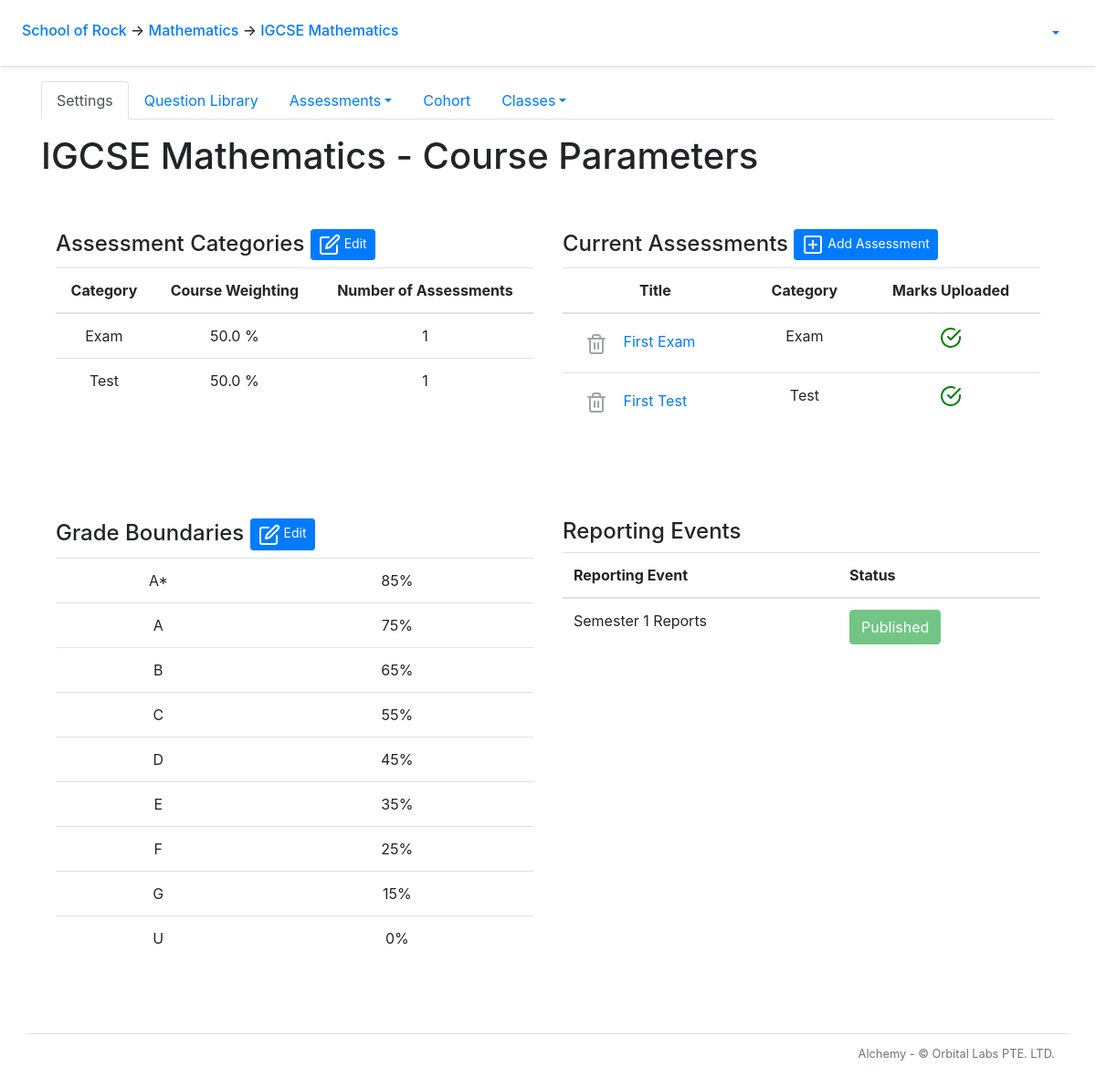
Screenshot of /course/2/ with the database file from the repository.
### alchemy/models.py (models this page shows, shortened)
class School(db.Model):
    __tablename__ = 'school'
    id = db.Column(db.Integer, primary_key=True)
    name = db.Column(db.String(50))
    departments = db.relationship('Department', backref='school')
    snapshots = db.relationship('Snapshot', backref='school')

class Department(db.Model):
    __tablename__ = 'department'
    id = db.Column(db.Integer, primary_key=True)
    name = db.Column(db.String(50))
    school_id = db.Column(db.Integer, db.ForeignKey('school.id'))
    courses = db.relationship('Course', backref='department')

class Course(db.Model):
    __tablename__ = 'course'
    id = db.Column(db.Integer, primary_key=True)
    name = db.Column(db.String(20), nullable=False)
    department_id = db.Column(db.Integer, db.ForeignKey('department.id'))
    questions = db.relationship('Question', backref = 'q_course')
    tags = db.relationship('Tag', backref='tag_course')
    clazzes = db.relationship('Clazz', backref='course')
    papers = db.relationship('Paper', backref='course')
    grade_levels = db.relationship('GradeLevel', backref='grade_levels')
    assessment_categories = db.relationship('AssessmentCategory', backref='assessment_categories')
    checkpoints = db.relationship('Checkpoint', backref='course')
    def order_grade_levels(self):
        self.grade_levels.sort(key=lambda x: x.lower_bound,  reverse = True)

class AssessmentCategory(db.Model):
    __tablename__ = 'assessment_category'
    id = db.Column(db.Integer, primary_key=True)
    name = db.Column(db.String())
    weight = db.Column(db.Float)
    course_id = db.Column(db.Integer, db.ForeignKey('course.id'), nullable=False)
    papers = db.relationship('Paper', back_populates='category')

class Paper(db.Model):
    __tablename__ = 'paper'
    id = db.Column(db.Integer, primary_key=True)
    title = db.Column(db.String(50), nullable=False)
    scores = db.relationship('Score', backref='paper')
    paper_questions = db.relationship('PaperQuestion',
            order_by='PaperQuestion.order_number',
            collection_class=ordering_list('order_number', count_from=1))
    course_id = db.Column(db.Integer, db.ForeignKey('course.id'))
    category_id = db.Column(db.Integer, db.ForeignKey('assessment_category.id'), nullable=False)
    category = db.relationship('AssessmentCategory', back_populates='papers')
    checkpoints = db.relationship('Checkpoint', secondary=checkpoints_papers, back_populates='papers')
    @sqlalchemy.orm.reconstructor
    def __paper_construct__(self):
        self.build_profile()
    def build_profile(self):
        self.profile = paper_profile.PaperProfile()
        self.profile.total_questions = len(self.paper_questions)
        tag_list = []
        for pq in self.paper_questions:
            if len(pq.question.all_solutions) > 1:
                self.profile.total_mc_questions += 1
                self.profile.total_mc_points += pq.question.points
            elif len(pq.question.all_solutions) == 1:
                self.profile.total_oa_questions += 1
                self.profile.total_oa_points += pq.question.points
            else:
                pass
            self.profile.total_points += pq.question.points
            for tag in pq.question.tags:
                if tag not in tag_list:
                    tag_list.append(tag)
        if self.profile.total_mc_questions > 0:
            self.profile.has_mc_questions = True
        if self.profile.total_points != 0:
            self.profile.mcq_points_norm_ratio = round(self.profile.total_mc_points/self.profile.total_points*100, 1)
            self.profile.oaq_points_norm_ratio = round(self.profile.total_oa_points/self.profile.total_points*100, 1)
        for tag in tag_list:
            new_tag_profile = paper_profile.build_tag_profile(self, tag)
            new_tag_profile.calculate_q_percentage(self.profile)
            new_tag_profile.calculate_p_percentage(self.profile)
            self.profile.tag_profile_list.append(new_tag_profile)
    def check_clazz_scores(self, clazz):
        clazz_id = clazz.id
        scores = Score.query.filter_by(paper_id = self.id).all()
        clazz_scores = []
        for score in scores:
            student_id = score.student_id
            student = Student.query.get_or_404(student_id)
            if clazz in student.clazzes:
                clazz_scores.append(score)
        for score in clazz_scores:
            if score == None:
                return False
            else:
                return True
    def has_all_scores(self):
        has_all_scores = True
        for clazz in self.course.clazzes:
            if not self.check_clazz_scores(clazz):
                has_all_scores = False
        return has_all_scores

class GradeLevel(db.Model):
    __tablename__ = 'grade_level'
    id = db.Column(db.Integer, primary_key=True)
    grade = db.Column(db.String())
    lower_bound = db.Column(db.Integer)
    upper_bound = db.Column(db.Integer)
    course_id = db.Column(db.Integer, db.ForeignKey('course.id'), nullable=False)

class Checkpoint(db.Model):
    __tablename__ = 'checkpoint'
    id = db.Column(db.Integer, primary_key=True)
    course_id = db.Column(db.Integer, db.ForeignKey('course.id'))
    snapshot_id = db.Column(db.Integer, db.ForeignKey('snapshot.id'))
    papers = db.relationship('Paper', secondary=checkpoints_papers, back_populates='checkpoints')
    def is_ready(self):
        is_ready = True
        for paper in self.papers:
            if not paper.has_all_scores():
                is_ready = False
        return is_ready

class Snapshot(db.Model):
    __tablename__ = 'snapshot'
    id = db.Column(db.Integer, primary_key=True)
    name = db.Column(db.String(50), nullable=False)
    checkpoints = db.relationship('Checkpoint', backref='snapshot')
    school_id = db.Column(db.Integer, db.ForeignKey('school.id'))
    is_published = db.Column(db.Boolean)
    db.session.commit()

### alchemy/views/course.py (the view)
@bp_course.route('/')
@auth_manager.require_group
def index():
    g.course.order_grade_levels()
    return flask.render_template('course/index.html')

### alchemy/auth_manager.py (called while the page is built)
def auth_enabled():
    return False

def require_group(func):
    @functools.wraps(func)
    def deco(*args, **kwargs):
        if not auth_enabled():
            g.current_user = None
        elif flask_jwt_extended.verify_jwt_in_request(optional=True):
            g.current_user = flask_jwt_extended.get_current_user()
        else:
            flask.abort(401)
        return func(*args, **kwargs)
    return deco

### alchemy/views/clazz.py (called while the page is built)
@bp_clazz.url_defaults
def url_defaults(endpoint, values):
    if 'clazz_id' not in values:
        values['clazz_id'] = g.clazz.id

### alchemy/views/course.py (called while the page is built)
@bp_course.url_value_preprocessor
def url_value_preprocessor(endpoint, values):
    g.course = models.Course.query.get_or_404(values.pop('course_id'))
    g.department = models.Department.query.get_or_404(g.course.department_id)
    g.school = models.School.query.get_or_404(g.department.school_id)

@bp_course.url_defaults
def url_defaults(endpoint, values):
    if 'course_id' not in values:
        values['course_id'] = g.course.id

@bp_course.before_request
def before_request():
    if 'html_title' not in g:
        g.html_title = f'Course - {g.course.name}'

### alchemy/views/department.py (called while the page is built)
@bp_department.url_defaults
def bp_department_url_defaults(endpoint, values):
    if 'department_id' not in values:
        values['department_id'] = g.department.id

### alchemy/views/paper.py (called while the page is built)
@bp_paper.url_defaults
def url_defaults(endpoint, values):
    if 'paper_id' not in values:
        values['paper_id'] = g.paper.id if 'paper' in g else 0

### alchemy/views/profile.py (called while the page is built)
def build_tag_profile(paper, primary_tag):
    allocated_questions = 0
    allocated_points = 0
    for paper_question in paper.paper_questions:
        for tag in paper_question.question.tags:
            if tag.name == primary_tag.name:
                allocated_questions += 1
                allocated_points += paper_question.question.points
    tag_profile = TagProfile(primary_tag, allocated_questions, allocated_points)
    return tag_profile

    def calculate_q_percentage(self, paper_profile):
        q_percentage = self.allocated_questions/paper_profile.total_questions*100
        self.question_percentage = round(q_percentage, 1)

    def calculate_p_percentage(self, paper_profile):
        p_percentage = self.allocated_points/paper_profile.total_points*100
        self.points_percentage = round(p_percentage, 1)

### alchemy/views/school.py (called while the page is built)
@bp_school.url_defaults
def bp_school_url_defaults(endpoint, values):
    if 'school_id' not in values:
        values['school_id'] = g.school.id

### alchemy/templates/course/index.html (shortened to what this page needs)
{% extends "course/layout.html" %}
{% block course_main_content %}
<main role="main">
  <h1 class="my-3">{{ g.course.name }} - Course Parameters</h1>
  {% import "course/assessment_categories_form_macro.html" as categories_form %}
  <br>
  <div class="profile">
    <div class='left-col'>
      <h4>Assessment Categories <button type="button" class="btn btn-primary btn-sm" data-toggle="modal" data-target="#categories_modal">
        <span data-feather="edit"></span>
        <a>Edit</a></button></h4>
      <table class="table table-hover text-center">
        <thead>
          <th>Category</th>
          <th>Course Weighting</th>
          <th>Number of Assessments</th>
        </thead>
        {% for category in g.course.assessment_categories %}
          <tr>
            <td>{{ category.name }}</td>
            <td>{{ category.weight }} %</td>
            <td>{{ category.papers | length }}</td>
          </tr>
        {% endfor %}
      </table>
    </div>
    <div class="right-col">
      <h4>Current Assessments <button class="btn btn-primary btn-sm" data-toggle="modal" data-target="#paper_create_modal">
        <span data-feather="plus-square"></span>
        <a>Add Assessment</a></button>
      </h4>
      <table class="table table-hover text-center">
        <thead>
          <th>Title</th>
          <th>Category</th>
          <th>Marks Uploaded</th>
        </thead>
        {% for paper in g.course.papers %}
        <tr>
          <td>
            <div align="left">
              <a class="btn btn-link {{ 'disabled' if paper.scores }}" aria-label="Delete paper" href="{{ url_for('course.paper.remove', paper_id=paper.id) }}">
                <span data-feather="trash-2"></span>
              </a>
              <a href="{{ url_for('course.paper.index', paper_id=paper.id) }}">{{ paper.title }}</a>
            </div>
          </td>
          <td>{{ paper.category.name }}</td>
          {% if paper.has_all_scores() %}
            <td><i class="icon_green" data-feather="check-circle"></i></td>
          {% else %}
            <td><i class="icon_red" data-feather="x-circle"></i></td>
          {% endif %}
        </tr>
        {% endfor %}
      </table>
    </div>
  </div>
  <br>
  {% import "course/grade_levels_form_macro.html" as grades_form %}
  <br>
  <div class="profile">
    <div class="left_col">
      <h4>Grade Boundaries <button type="button" class="btn btn-primary btn-sm" data-toggle="modal" data-target="#grade_level_modal">
        <span data-feather="edit"></span>
        Edit
      </h4>
      <table class="table table-hover text-center">
        {% for grade in g.course.grade_levels %}
          <tr>
            <td>{{ grade.grade }}</td>
            <td>{{ grade.lower_bound }}%</td>
          </tr>
        {% endfor %}
      </table>
    </div>
    <div class="right-col">
      <h4>Reporting Events</h4>
      <table class="table table-hover">
        <thead>
          <th>Reporting Event</th>
          <th>Status</th>
        </thead>
        {% import "course/edit_checkpoint_macro.html" as edit_checkpoint %}
        {% if g.course.checkpoints %}
          {% for checkpoint in g.course.checkpoints %}
            <tr>
              <td>{{ checkpoint.snapshot.name }}</td>
              <td>
                {% if not checkpoint.is_ready() %}
                  <button data-toggle="modal" data-target="#edit_checkpoint_modal_{{ checkpoint.id }}" type="button" class="btn btn-danger" onclick="get_paper_ids({{ g.course.id }}, {{ checkpoint.id }})">Not Ready <span data-feather="edit" ></span></button>
                {% else %}
                  {% if not checkpoint.snapshot.is_published %}
                    <button data-toggle="modal" data-target="#edit_checkpoint_modal_{{ checkpoint.id }}" type="button" class="btn btn-success" onclick="get_paper_ids({{ g.course.id }}, {{ checkpoint.id }})">Ready <span data-feather="edit"></span></button>
                  {% else %}
                    <button type="button" class="btn btn-success disabled">Published</button>
                  {% endif %}
                {% endif %}
              </td>
            </tr>
          {% endfor %}
        {% else %}
          <tr>
            <td></td>
            <td>No Reporting Events</td>
            <td></td>
          </tr>
        {% endif %}
      </table>
    </div>
  </div>
</main>
{% endblock course_main_content %}

### alchemy/templates/layout_start.html (shortened to what this page needs)
<!doctype html>
<html lang="en">
  <head>
      <link rel="stylesheet" href="https://stackpath.bootstrapcdn.com/bootstrap/4.5.0/css/bootstrap.min.css">
      <link rel="stylesheet" type="text/css" href="{{ url_for('static', filename='card-body.css') }}">
    </head>
    <body>
      <div class="p-3 px-md-4 mb-3 bg-white border-bottom shadow-sm">
        <div class="row justify-content-md-center">
          <div class="col d-flex align-items-baseline">
            <h6 class="mt-2 mr-3">
              {% if g.school %}
                <a href = "{{ url_for('school.index', school_id = g.school.id)}}">{{ g.school.name }}</a>
              {% else %}
                <b style="text-align: center;">Welcome to...</b>
              {% endif %}
              {% if g.department %}
                <span>&#8594;</span><a href = "{{ url_for('department.index', department_id = g.department.id) }}"> {{ g.department.name }}</a>
              {% endif %}
              {% if g.course %}
                <span>&#8594;</span><a href = "{{ url_for('course.index', course_id = g.course.id) }}"> {{ g.course.name }}</a>
              {% endif %}
            </h6>
          </div>
          <div class="col-md-auto d-flex align-items-baseline">
            {% if 'current_user' in g %}
            <ul class="nav nav-pills">
              <li class="nav-item dropdown">
                <a class="nav-link dropdown-toggle" data-toggle="dropdown" href="#" role="button" aria-haspopup="true" aria-expanded="false">{{ g.current_user.username }}</a>
              </li>
            </ul>
            {% endif %}
          </div>
        </div>
      </div>

### alchemy/templates/course/index.html (style rules this page uses)
.profile { display: grid; grid-template-columns: 1fr 1fr; }
.profile > div { margin: 1em; }
.left_col { grid-column:1; grid-row:1/2; }
.icon_green { stroke:green; }

### rows the page displays
School: school.name "School of Rock"
Department: department.name "Mathematics"
Course: course.name "IGCSE Mathematics"
AssessmentCategory: name "Exam", weight "50.0", papers|length "1"
AssessmentCategory: name "Test", weight "50.0", papers|length "1"
Paper: title "First Exam", category.name "Exam"
Paper: title "First Test", category.name "Test"
GradeLevel: grade "A*", lower_bound "85"
GradeLevel: grade "A", lower_bound "75"
GradeLevel: grade "B", lower_bound "65"
GradeLevel: grade "C", lower_bound "55"
GradeLevel: grade "D", lower_bound "45"
GradeLevel: grade "E", lower_bound "35"
GradeLevel: grade "F", lower_bound "25"
GradeLevel: grade "G", lower_bound "15"
GradeLevel: grade "U", lower_bound "0"
Checkpoint: snapshot.name "Semester 1 Reports"
